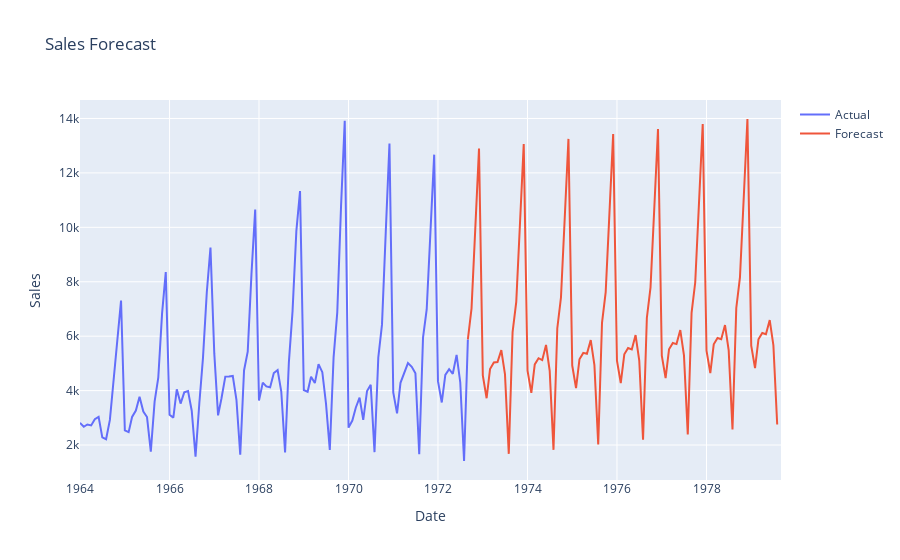

This figure's notebook cell:
### Code cell
import plotly.graph_objs as go
import ipywidgets as widgets
from IPython.display import display
from pandas.tseries.offsets import DateOffset
import pandas as pd
import statsmodels.api as sm
import ipywidgets as widgets



def plot_forecast(start, end):
    # Generate future dates for 7 years (84 months)
    future_dates = [df.index[-1] + DateOffset(months=x) for x in range(1, 85)]
    future_datest_df = pd.DataFrame(index=future_dates, columns=df.columns)
    
    # Generating future data for forecasting
    future_df = pd.concat([df, future_datest_df])
    
    # Forecasting future sales
    future_df['forecast'] = results.predict(start=start, end=end, dynamic=True)
    
    trace_actual = go.Scatter(x=future_df.index, y=future_df['Sales'], mode='lines', name='Actual')
    trace_forecast = go.Scatter(x=future_df.index, y=future_df['forecast'], mode='lines', name='Forecast')
    
    layout = go.Layout(title='Sales Forecast',
                       xaxis=dict(title='Date'),
                       yaxis=dict(title='Sales'))
    
    fig = go.Figure(data=[trace_actual, trace_forecast], layout=layout)
    fig.show()

start_slider = widgets.IntSlider(value=104, min=0, max=len(df)+84, step=1, description='Start:')
end_slider = widgets.IntSlider(value=187, min=0, max=len(df)+84, step=1, description='End:')
interactive_plot = widgets.interactive(plot_forecast, start=start_slider, end=end_slider)
display(interactive_plot)

### Figure 1 — Plotly figure (JSON) as saved in the notebook; plotly's stock layout.template omitted (floating-point values rounded to 4 significant figures; data arrays with more than 128 entries replaced by an {"elided": "..."} marker saying what was removed)
{"data": [{"mode": "lines", "name": "Actual", "type": "scatter", "x": {"elided": "189 str values"}, "y": {"elided": "189 int values"}}, {"mode": "lines", "name": "Forecast", "type": "scatter", "x": {"elided": "189 str values"}, "y": {"elided": "189 float values"}}], "layout": {"title": {"text": "Sales Forecast"}, "xaxis": {"title": {"text": "Date"}}, "yaxis": {"title": {"text": "Sales"}}}}
